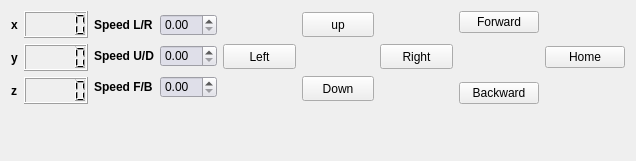
<?xml version="1.0" encoding="UTF-8"?>
<ui version="4.0">
    <class>Stage_Control</class>
    <widget class="QWidget" name="Stage_Control">
        <property name="geometry">
            <rect>
                <x>0</x>
                <y>0</y>
                <width>636</width>
                <height>161</height>
            </rect>
        </property>
        <property name="windowTitle">
            <string>Form</string>
        </property>
        <layout class="QGridLayout" name="gridLayout_5">
            <item row="0" column="0">
                <layout class="QGridLayout" name="gridLayout_3">
                    <item row="0" column="0">
                        <layout class="QGridLayout" name="gridLayout_4">
                            <item row="0" column="0">
                                <widget class="QLabel" name="label_19">
                                    <property name="font">
                                        <font>
                                            <bold>true</bold>
                                        </font>
                                    </property>
                                    <property name="text">
                                        <string>x</string>
                                    </property>
                                </widget>
                            </item>
                            <item row="0" column="1">
                                <widget class="QLCDNumber" name="stage_x_cord"/>
                            </item>
                            <item row="1" column="0">
                                <widget class="QLabel" name="label_17">
                                    <property name="font">
                                        <font>
                                            <bold>true</bold>
                                        </font>
                                    </property>
                                    <property name="text">
                                        <string>y</string>
                                    </property>
                                </widget>
                            </item>
                            <item row="1" column="1">
                                <widget class="QLCDNumber" name="stage_y_cord"/>
                            </item>
                            <item row="2" column="0">
                                <widget class="QLabel" name="label_18">
                                    <property name="font">
                                        <font>
                                            <bold>true</bold>
                                        </font>
                                    </property>
                                    <property name="text">
                                        <string>z</string>
                                    </property>
                                </widget>
                            </item>
                            <item row="2" column="1">
                                <widget class="QLCDNumber" name="stage_z_cord"/>
                            </item>
                        </layout>
                    </item>
                    <item row="0" column="1">
                        <layout class="QGridLayout" name="gridLayout_2">
                            <item row="0" column="0">
                                <widget class="QLabel" name="label_14">
                                    <property name="font">
                                        <font>
                                            <bold>true</bold>
                                        </font>
                                    </property>
                                    <property name="text">
                                        <string>Speed L/R</string>
                                    </property>
                                </widget>
                            </item>
                            <item row="0" column="1">
                                <widget class="QDoubleSpinBox" name="stage_speed_lr">
                                    <property name="styleSheet">
                                        <string notr="true">QDoubleSpinBox{
                                            background: rgb(223,223,233)
                                            }
                                        </string>
                                    </property>
                                </widget>
                            </item>
                            <item row="1" column="0">
                                <widget class="QLabel" name="label_15">
                                    <property name="font">
                                        <font>
                                            <bold>true</bold>
                                        </font>
                                    </property>
                                    <property name="text">
                                        <string>Speed U/D</string>
                                    </property>
                                </widget>
                            </item>
                            <item row="1" column="1">
                                <widget class="QDoubleSpinBox" name="stage_speed_ud">
                                    <property name="styleSheet">
                                        <string notr="true">QDoubleSpinBox{
                                            background: rgb(223,223,233)
                                            }
                                        </string>
                                    </property>
                                </widget>
                            </item>
                            <item row="2" column="0">
                                <widget class="QLabel" name="label_16">
                                    <property name="font">
                                        <font>
                                            <bold>true</bold>
                                        </font>
                                    </property>
                                    <property name="text">
                                        <string>Speed F/B</string>
                                    </property>
                                </widget>
                            </item>
                            <item row="2" column="1">
                                <widget class="QDoubleSpinBox" name="stage_speed_fb">
                                    <property name="styleSheet">
                                        <string notr="true">QDoubleSpinBox{
                                            background: rgb(223,223,233)
                                            }
                                        </string>
                                    </property>
                                </widget>
                            </item>
                        </layout>
                    </item>
                    <item row="0" column="2">
                        <layout class="QGridLayout" name="gridLayout">
                            <item row="0" column="0">
                                <spacer name="horizontalSpacer_2">
                                    <property name="orientation">
                                        <enum>Qt::Horizontal</enum>
                                    </property>
                                    <property name="sizeHint" stdset="0">
                                        <size>
                                            <width>40</width>
                                            <height>20</height>
                                        </size>
                                    </property>
                                </spacer>
                            </item>
                            <item row="0" column="1">
                                <widget class="QPushButton" name="stage_up">
                                    <property name="minimumSize">
                                        <size>
                                            <width>50</width>
                                            <height>25</height>
                                        </size>
                                    </property>
                                    <property name="maximumSize">
                                        <size>
                                            <width>16777215</width>
                                            <height>16777215</height>
                                        </size>
                                    </property>
                                    <property name="styleSheet">
                                        <string notr="true"/>
                                    </property>
                                    <property name="text">
                                        <string>up</string>
                                    </property>
                                </widget>
                            </item>
                            <item row="0" column="2">
                                <spacer name="horizontalSpacer">
                                    <property name="orientation">
                                        <enum>Qt::Horizontal</enum>
                                    </property>
                                    <property name="sizeHint" stdset="0">
                                        <size>
                                            <width>40</width>
                                            <height>20</height>
                                        </size>
                                    </property>
                                </spacer>
                            </item>
                            <item row="1" column="0">
                                <widget class="QPushButton" name="stage_left">
                                    <property name="minimumSize">
                                        <size>
                                            <width>50</width>
                                            <height>25</height>
                                        </size>
                                    </property>
                                    <property name="maximumSize">
                                        <size>
                                            <width>16777215</width>
                                            <height>16777215</height>
                                        </size>
                                    </property>
                                    <property name="styleSheet">
                                        <string notr="true"/>
                                    </property>
                                    <property name="text">
                                        <string>Left</string>
                                    </property>
                                </widget>
                            </item>
                            <item row="1" column="1">
                                <spacer name="horizontalSpacer_5">
                                    <property name="orientation">
                                        <enum>Qt::Horizontal</enum>
                                    </property>
                                    <property name="sizeHint" stdset="0">
                                        <size>
                                            <width>40</width>
                                            <height>20</height>
                                        </size>
                                    </property>
                                </spacer>
                            </item>
                            <item row="1" column="2">
                                <widget class="QPushButton" name="stage_right">
                                    <property name="minimumSize">
                                        <size>
                                            <width>50</width>
                                            <height>25</height>
                                        </size>
                                    </property>
                                    <property name="maximumSize">
                                        <size>
                                            <width>16777215</width>
                                            <height>16777215</height>
                                        </size>
                                    </property>
                                    <property name="styleSheet">
                                        <string notr="true"/>
                                    </property>
                                    <property name="text">
                                        <string>Right</string>
                                    </property>
                                </widget>
                            </item>
                            <item row="2" column="0">
                                <spacer name="horizontalSpacer_3">
                                    <property name="orientation">
                                        <enum>Qt::Horizontal</enum>
                                    </property>
                                    <property name="sizeHint" stdset="0">
                                        <size>
                                            <width>40</width>
                                            <height>20</height>
                                        </size>
                                    </property>
                                </spacer>
                            </item>
                            <item row="2" column="1">
                                <widget class="QPushButton" name="stage_down">
                                    <property name="minimumSize">
                                        <size>
                                            <width>50</width>
                                            <height>25</height>
                                        </size>
                                    </property>
                                    <property name="maximumSize">
                                        <size>
                                            <width>16777215</width>
                                            <height>16777215</height>
                                        </size>
                                    </property>
                                    <property name="styleSheet">
                                        <string notr="true"/>
                                    </property>
                                    <property name="text">
                                        <string>Down</string>
                                    </property>
                                </widget>
                            </item>
                            <item row="2" column="2">
                                <spacer name="horizontalSpacer_4">
                                    <property name="orientation">
                                        <enum>Qt::Horizontal</enum>
                                    </property>
                                    <property name="sizeHint" stdset="0">
                                        <size>
                                            <width>40</width>
                                            <height>20</height>
                                        </size>
                                    </property>
                                </spacer>
                            </item>
                        </layout>
                    </item>
                    <item row="0" column="3">
                        <layout class="QVBoxLayout" name="verticalLayout">
                            <item>
                                <widget class="QPushButton" name="stage_forward">
                                    <property name="styleSheet">
                                        <string notr="true"/>
                                    </property>
                                    <property name="text">
                                        <string>Forward</string>
                                    </property>
                                </widget>
                            </item>
                            <item>
                                <spacer name="verticalSpacer">
                                    <property name="orientation">
                                        <enum>Qt::Vertical</enum>
                                    </property>
                                    <property name="sizeHint" stdset="0">
                                        <size>
                                            <width>17</width>
                                            <height>24</height>
                                        </size>
                                    </property>
                                </spacer>
                            </item>
                            <item>
                                <widget class="QPushButton" name="stage_backward">
                                    <property name="styleSheet">
                                        <string notr="true"/>
                                    </property>
                                    <property name="text">
                                        <string>Backward</string>
                                    </property>
                                </widget>
                            </item>
                        </layout>
                    </item>
                    <item row="0" column="4">
                        <widget class="QPushButton" name="stage_home">
                            <property name="styleSheet">
                                <string notr="true"/>
                            </property>
                            <property name="text">
                                <string>Home</string>
                            </property>
                        </widget>
                    </item>
                    <item row="1" column="0" colspan="4">
                        <widget class="QLabel" name="Error">
                            <property name="minimumSize">
                                <size>
                                    <width>500</width>
                                    <height>30</height>
                                </size>
                            </property>
                            <property name="font">
                                <font>
                                    <pointsize>13</pointsize>
                                    <bold>true</bold>
                                    <strikeout>false</strikeout>
                                </font>
                            </property>
                            <property name="text">
                                <string>&lt;html&gt;&lt;head/&gt;&lt;body&gt;&lt;p&gt;&lt;br/&gt;&lt;/p&gt;&lt;/body&gt;&lt;/html&gt;</string>
                            </property>
                            <property name="alignment">
                                <set>Qt::AlignCenter</set>
                            </property>
                            <property name="textInteractionFlags">
                                <set>Qt::LinksAccessibleByMouse</set>
                            </property>
                        </widget>
                    </item>
                </layout>
            </item>
        </layout>
    </widget>
    <tabstops>
        <tabstop>stage_speed_lr</tabstop>
        <tabstop>stage_speed_ud</tabstop>
        <tabstop>stage_speed_fb</tabstop>
        <tabstop>stage_left</tabstop>
        <tabstop>stage_right</tabstop>
        <tabstop>stage_up</tabstop>
        <tabstop>stage_down</tabstop>
        <tabstop>stage_forward</tabstop>
        <tabstop>stage_backward</tabstop>
        <tabstop>stage_home</tabstop>
    </tabstops>
    <resources/>
    <connections/>
</ui>
